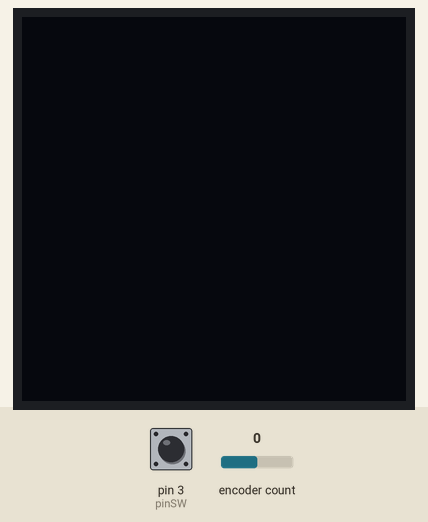
This sketch was run on a simulated Arduino Uno, built with avr-gcc and run on an emulated ATmega328P. Shown: 128×128 one-colour display. The test bench sets the inputs (shaded band); at power-on: pin 3 (pinSW) HIGH, encoder count 0. What the sketch prints to the serial monitor is not drawn.

Above: at 1.2 s.
1.3 s: pin 3 (pinSW) pulled LOW for 1 s
At 2.8 s:
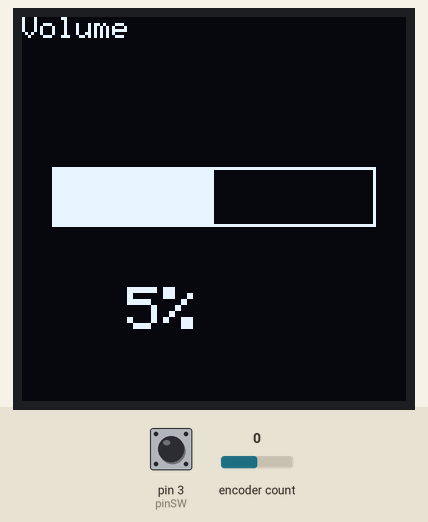
3.8 s: encoder count set to 1
At 4.3 s:
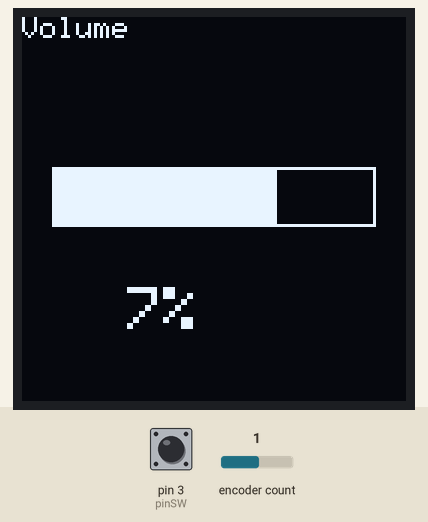
5.3 s: encoder count set to 2
At 6.5 s:
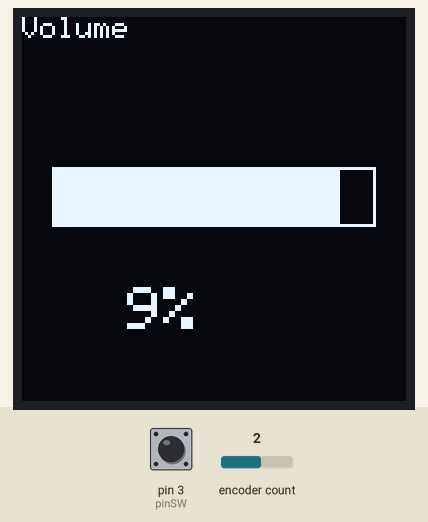
6.8 s: encoder count set to 3
At 7.8 s:
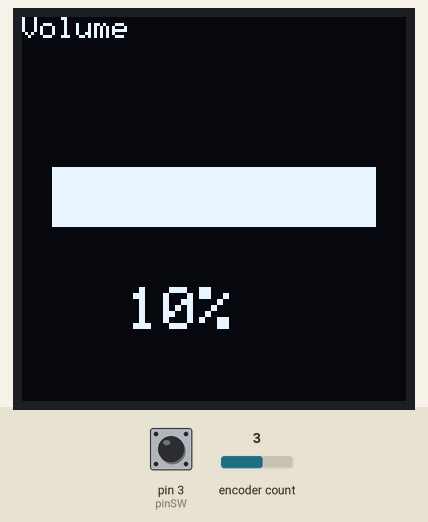
8.3 s: pin 3 (pinSW) pulled LOW for 0.15 s
At 8.9 s:
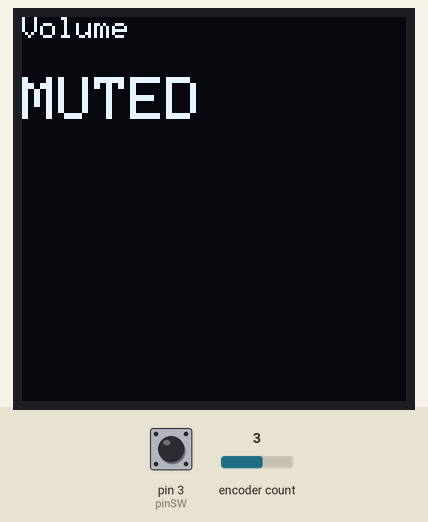
9.9 s: pin 3 (pinSW) pulled LOW for 3.2 s
At 14.3 s:
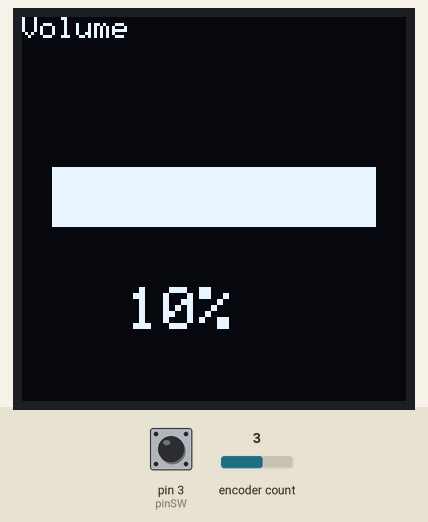
Timing chart, 0 to 15.6 s (numbered marks = the images above; inputs shaded):
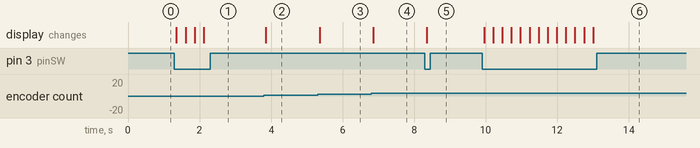

Measured:
- after the input at 1.3 s, the display: first changes after 0.05 s (image 1 shows a later state)
- after the input at 3.8 s, the display: changes after 0.05 s (image 2)
- after the input at 5.3 s, the display: changes after 0.05 s (image 3)
- after the input at 6.8 s, the display: changes after 0.05 s (image 4)
- after the input at 8.3 s, the display: changes after 0.05 s (image 5)
- after the input at 9.9 s, the display: changes after 0.05 s (image 6)

The sketch:

rotaryencoderTest.ino
```cpp
#include <RotaryEncoder.h>
#include <Wire.h>
#include <Adafruit_GFX.h>
#include <Adafruit_SH110X.h>

// Pin definitions
const int pinCLK = 1;
const int pinDT  = 2;
const int pinSW  = 3;

// Rotary encoder in half-step mode
RotaryEncoder encoder(pinCLK, pinDT, RotaryEncoder::LatchMode::TWO03);
long lastPosition = 0;

// OLED setup
#define SCREEN_WIDTH 128
#define SCREEN_HEIGHT 128
#define OLED_RESET    -1   // Reset not used on SH1107 breakout
Adafruit_SH1107 display(SCREEN_HEIGHT, SCREEN_WIDTH, &Wire);

// Volume state
int volume = 5;         // start in middle
bool muted = false;
const int MIN_VOL = 0;
const int MAX_VOL = 10;

void setup() {
    Serial.begin(115200);
    pinMode(pinSW, INPUT_PULLUP);

    // Init OLED
    if (!display.begin(0x3C, true)) {
        Serial.println("SH1107 not found");
        for (;;);
    }
    display.clearDisplay();
    display.display();

    Serial.println("Rotary encoder volume bar started.");
}

void drawVolumeBar(int vol, bool muted) {
    display.clearDisplay();

    // Title
    display.setTextSize(1);
    display.setTextColor(SH110X_WHITE);
    display.setCursor(0, 0);
    display.println("Volume");

    if (muted) {
        // Show MUTE
        display.setTextSize(2);
        display.setCursor(0, 20);
        display.println("MUTED");
    } else {
        // Draw bar outline
        int barX = 10;
        int barY = 50;
        int barW = 108;
        int barH = 20;

        display.drawRect(barX, barY, barW, barH, SH110X_WHITE);

        // Filled portion
        int fillW = map(vol, MIN_VOL, MAX_VOL, 0, barW - 2);
        display.fillRect(barX + 1, barY + 1, fillW, barH - 2, SH110X_WHITE);

        // % text
        display.setTextSize(2);
        display.setCursor(35, 90);
        display.print(vol);
        display.print("%");
    }

    display.display();
}

void loop() {
    encoder.tick();

    // Adjust volume with encoder
    long pos = encoder.getPosition();
    if (pos != lastPosition) {
        long diff = pos - lastPosition;
        lastPosition = pos;

        if (!muted) {
            volume += diff;
            if (volume < MIN_VOL) volume = MIN_VOL;
            if (volume > MAX_VOL) volume = MAX_VOL;
        }

        Serial.print("Volume: ");
        Serial.println(volume);

        drawVolumeBar(volume, muted);
    }

    // Button press → mute toggle
    if (digitalRead(pinSW) == LOW) {
        muted = !muted;
        Serial.println(muted ? "Muted" : "Unmuted");
        drawVolumeBar(volume, muted);
        delay(200); // debounce
    }
}
```
